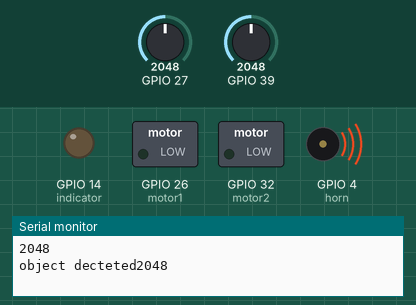
Simulated run of this sketch. Board: ESP32. Parts: switched loads named in the sketch (green lamp = pin HIGH), output pins drawn as LEDs (lit = HIGH), buzzer (waves = sounding, pin HIGH), the last lines printed to the serial monitor. The inputs (shaded band) are chosen by the test bench; at power-on: GPIO 39 = 2048, GPIO 27 = 2048.

Above: at 4.5 s.
4.6 s: GPIO 39 set to 1960
At 8.2 s:
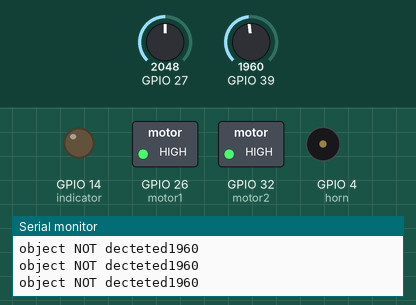
9.3 s: GPIO 39 set to 2034
At 9.8 s:
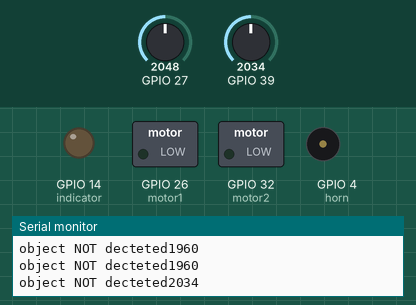
17.4 s: GPIO 39 set to 1228
At 20.4 s:
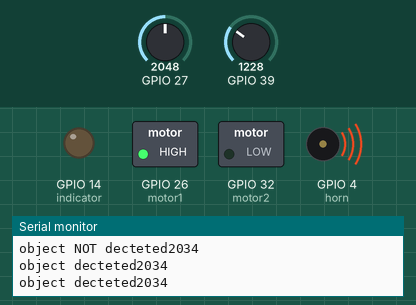
22.1 s: GPIO 39 set to 2040
At 26.4 s:
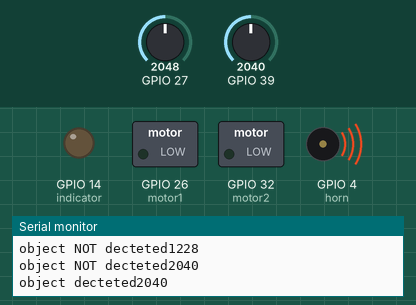
Timing chart, 0 to 31.2 s (numbered marks = the images above; inputs shaded):
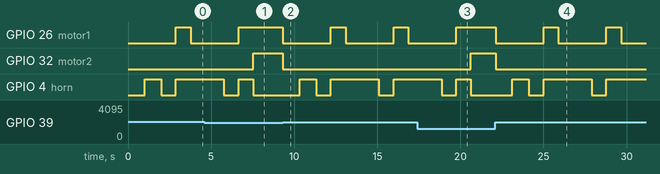

The sketch:

sketch_apr25a.ino
```cpp
int motor1 = 26;
int motor2 = 32;
int horn = 4;
int indicator = 14;
void setup() {
   // put your setup code here, to run once:
   pinMode(motor1,OUTPUT);
pinMode(motor2,OUTPUT);
pinMode(39,INPUT);
pinMode(indicator,OUTPUT);


pinMode(horn,OUTPUT);
Serial.begin(9600);
}

void loop() {
  // put your main code here, to run repeatedl to get analog chnge the digitalread into analogread
int sensorvalue = analogRead(39);
int sensorvalue2 = analogRead(27);
Serial.println(sensorvalue);
delay(1);
{
if(sensorvalue>2000)
{
digitalWrite(motor1,LOW);
digitalWrite(motor2,LOW);
delay(1000);
digitalWrite(horn,HIGH);
delay(1000);
digitalWrite(horn,LOW);
delay(885);
digitalWrite(motor1,HIGH);
digitalWrite(motor2,LOW);
digitalWrite(horn,HIGH);
delay(885);


Serial.print("object decteted");
}
 else if(sensorvalue<2000)
 {
   digitalWrite(motor1,HIGH);
digitalWrite(motor2,HIGH);
digitalWrite(horn,LOW);
Serial.print("object NOT decteted");
 }
   }
  } 
```

Measured:
- the behaviour switches between 2000 and 2001 on GPIO 39 (found by bisection; images 1 and 2)
- after the input at 4.6 s, GPIO 26 (motor1): goes on until 6.7 s, then stays HIGH; GPIO 32 (motor2): LOW → HIGH after 2.9 s
- after the input at 9.3 s, GPIO 26 (motor1): alternates HIGH for 0.89 s and LOW for 2.9 s, starting at once; GPIO 32 (motor2): HIGH → LOW at once; GPIO 4 (horn): goes HIGH 1.0 s, LOW 0.89 s, HIGH 2.9 s, LOW 0.89 s, then HIGH, starting after 1.0 s
- after the input at 17.4 s, GPIO 26 (motor1): goes on until 19.7 s, then stays HIGH; GPIO 32 (motor2): LOW → HIGH after 3.2 s
- after the input at 22.1 s, GPIO 26 (motor1): alternates HIGH for 0.89 s and LOW for 2.9 s, starting at once; GPIO 32 (motor2): HIGH → LOW at once; GPIO 4 (horn): goes HIGH 1.0 s, LOW 0.89 s, HIGH 2.9 s, LOW 0.89 s, then HIGH, starting after 1.0 s
